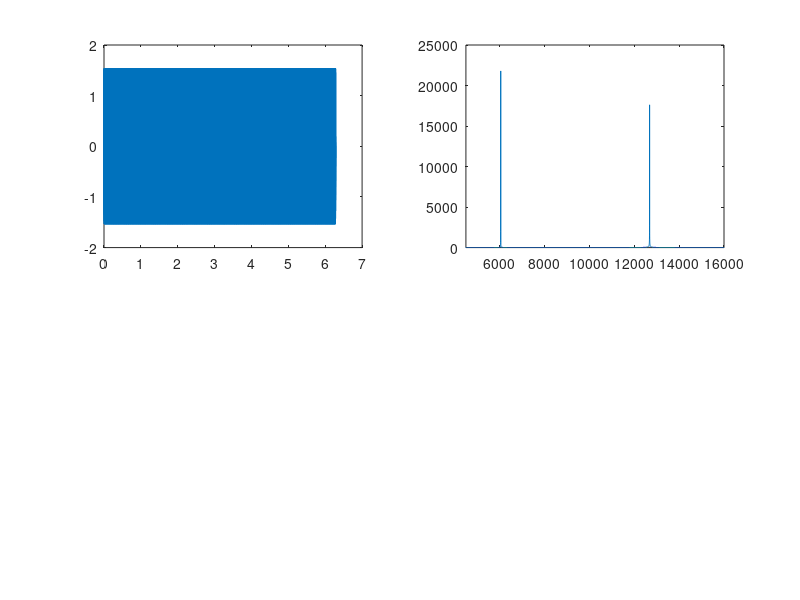

This chart was generated by the following MATLAB code: (Note: this script raises an error after producing the figure.)
freq1 = 5000;
amp = 1;
t1 = linspace(0, 2* pi, 44100);
wave1= amp * sin(2* pi* freq1 * t1);
freq2 = 15000;
wave2 = amp * sin(2* pi* freq2 * t1);
y = wave1 + wave2;
audiowrite('input_file.wav',y,441000)
figure
subplot(2,2,1);
plot(t1, y);
subplot(2,2,2);
plot(abs(fft(y)))
xlim([4500 16000])
figure
filtered_sig=low_pass_filter(y,100);
audiowrite('output_file.wav',filtered_sig,441000)
figure
plot(abs(fft(filtered_sig)))
xlim([4500 16000])


